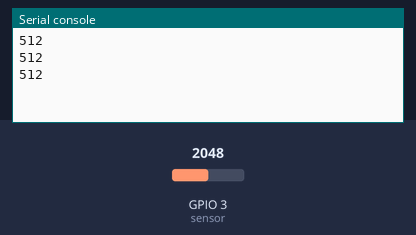
This program was run on a simulated ESP32 board running MicroPython. Parts: the last lines printed to the serial console. Inputs (shaded band) come from the test bench; at power-on: GPIO 3 (sensor) = 2048 (analog values on the 0–4095 scale).

Above: at 1.2 s.
1.3 s: GPIO 3 (sensor) set to 2866
At 1.9 s:
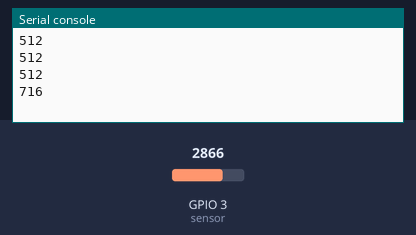
2.8 s: GPIO 3 (sensor) set to 3603
At 3.4 s:
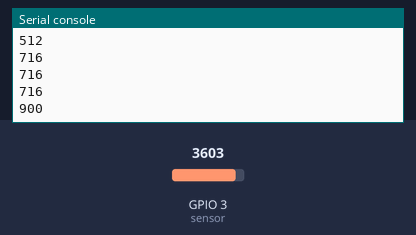
Timing chart, 0 to 5.8 s (numbered marks = the images above; inputs shaded):
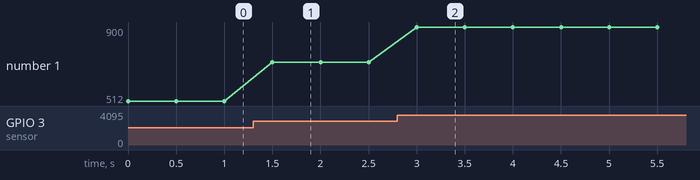

Measured:
- after the input at 1.3 s, the serial console: prints a new line after 0.20 s (image 1)
- after the input at 2.8 s, the serial console: prints a new line after 0.20 s (image 2)
- plotted number 1: 512 → 716 after the input at 1.3 s, 716 → 900 after the input at 2.8 s

The program:

adc_1023.py
```python
from machine import Pin, ADC
import utime


sensor = ADC(Pin(3))  #  mq135 = MQ135(ADC(Pin(36)))
sensor.width(ADC.WIDTH_10BIT)  # permite regular la precisión de lectura
sensor.atten(ADC.ATTN_11DB) # permite trabajar con 3.3v

while True:

    lectura =  sensor.read()
    print(lectura)
    utime.sleep(0.5)

    
```
